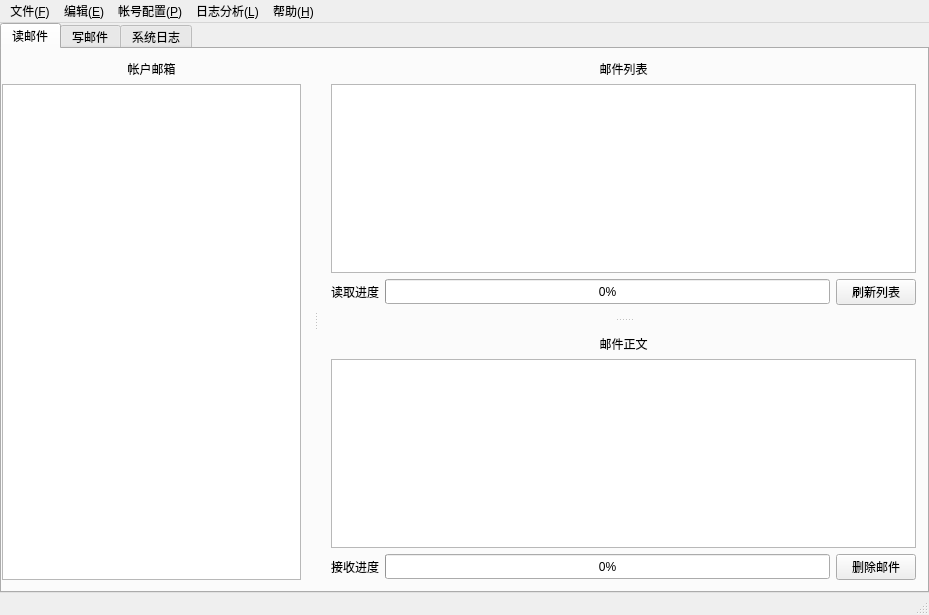
<?xml version="1.0" encoding="UTF-8"?>
<ui version="4.0">
 <class>ClientWindow</class>
 <widget class="QMainWindow" name="ClientWindow">
  <property name="geometry">
   <rect>
    <x>0</x>
    <y>0</y>
    <width>929</width>
    <height>615</height>
   </rect>
  </property>
  <property name="sizePolicy">
   <sizepolicy hsizetype="Expanding" vsizetype="Expanding">
    <horstretch>0</horstretch>
    <verstretch>0</verstretch>
   </sizepolicy>
  </property>
  <property name="minimumSize">
   <size>
    <width>480</width>
    <height>360</height>
   </size>
  </property>
  <property name="maximumSize">
   <size>
    <width>16777215</width>
    <height>16777215</height>
   </size>
  </property>
  <property name="baseSize">
   <size>
    <width>1280</width>
    <height>720</height>
   </size>
  </property>
  <property name="windowTitle">
   <string>汪汪邮箱</string>
  </property>
  <widget class="QWidget" name="centralWidget">
   <property name="sizePolicy">
    <sizepolicy hsizetype="Expanding" vsizetype="Expanding">
     <horstretch>0</horstretch>
     <verstretch>0</verstretch>
    </sizepolicy>
   </property>
   <property name="baseSize">
    <size>
     <width>1280</width>
     <height>720</height>
    </size>
   </property>
   <layout class="QFormLayout" name="formLayout">
    <property name="horizontalSpacing">
     <number>0</number>
    </property>
    <property name="verticalSpacing">
     <number>0</number>
    </property>
    <property name="leftMargin">
     <number>0</number>
    </property>
    <property name="topMargin">
     <number>0</number>
    </property>
    <property name="rightMargin">
     <number>0</number>
    </property>
    <property name="bottomMargin">
     <number>0</number>
    </property>
    <item row="0" column="1">
     <widget class="QTabWidget" name="tabWidget">
      <property name="minimumSize">
       <size>
        <width>0</width>
        <height>0</height>
       </size>
      </property>
      <property name="maximumSize">
       <size>
        <width>16777215</width>
        <height>16777215</height>
       </size>
      </property>
      <property name="accessibleName">
       <string/>
      </property>
      <property name="layoutDirection">
       <enum>Qt::LeftToRight</enum>
      </property>
      <property name="tabPosition">
       <enum>QTabWidget::North</enum>
      </property>
      <property name="tabShape">
       <enum>QTabWidget::Rounded</enum>
      </property>
      <property name="currentIndex">
       <number>0</number>
      </property>
      <property name="iconSize">
       <size>
        <width>16</width>
        <height>16</height>
       </size>
      </property>
      <property name="elideMode">
       <enum>Qt::ElideNone</enum>
      </property>
      <property name="movable">
       <bool>false</bool>
      </property>
      <widget class="QWidget" name="tab1">
       <property name="sizePolicy">
        <sizepolicy hsizetype="Preferred" vsizetype="Preferred">
         <horstretch>0</horstretch>
         <verstretch>0</verstretch>
        </sizepolicy>
       </property>
       <property name="minimumSize">
        <size>
         <width>16</width>
         <height>16</height>
        </size>
       </property>
       <attribute name="title">
        <string>读邮件</string>
       </attribute>
       <layout class="QVBoxLayout" name="verticalLayout_6">
        <property name="spacing">
         <number>0</number>
        </property>
        <property name="sizeConstraint">
         <enum>QLayout::SetDefaultConstraint</enum>
        </property>
        <property name="leftMargin">
         <number>0</number>
        </property>
        <property name="topMargin">
         <number>0</number>
        </property>
        <property name="rightMargin">
         <number>0</number>
        </property>
        <property name="bottomMargin">
         <number>0</number>
        </property>
        <item>
         <widget class="QSplitter" name="splitter_2">
          <property name="sizePolicy">
           <sizepolicy hsizetype="Expanding" vsizetype="Expanding">
            <horstretch>0</horstretch>
            <verstretch>0</verstretch>
           </sizepolicy>
          </property>
          <property name="orientation">
           <enum>Qt::Horizontal</enum>
          </property>
          <property name="opaqueResize">
           <bool>true</bool>
          </property>
          <property name="handleWidth">
           <number>8</number>
          </property>
          <widget class="QWidget" name="layoutWidget">
           <layout class="QVBoxLayout" name="verticalLayout_5">
            <property name="leftMargin">
             <number>0</number>
            </property>
            <item>
             <widget class="QLabel" name="label_3">
              <property name="text">
               <string>帐户邮箱</string>
              </property>
              <property name="alignment">
               <set>Qt::AlignCenter</set>
              </property>
             </widget>
            </item>
            <item>
             <widget class="QTreeView" name="MailBoxView">
              <property name="minimumSize">
               <size>
                <width>100</width>
                <height>0</height>
               </size>
              </property>
              <property name="maximumSize">
               <size>
                <width>16777215</width>
                <height>16777215</height>
               </size>
              </property>
              <property name="baseSize">
               <size>
                <width>0</width>
                <height>0</height>
               </size>
              </property>
              <property name="editTriggers">
               <set>QAbstractItemView::NoEditTriggers</set>
              </property>
             </widget>
            </item>
           </layout>
          </widget>
          <widget class="QSplitter" name="splitter">
           <property name="orientation">
            <enum>Qt::Vertical</enum>
           </property>
           <property name="handleWidth">
            <number>8</number>
           </property>
           <widget class="QWidget" name="layoutWidget">
            <layout class="QVBoxLayout" name="verticalLayout_3">
             <item>
              <layout class="QVBoxLayout" name="verticalLayout">
               <item>
                <widget class="QLabel" name="label_2">
                 <property name="text">
                  <string>邮件列表</string>
                 </property>
                 <property name="alignment">
                  <set>Qt::AlignCenter</set>
                 </property>
                </widget>
               </item>
               <item>
                <widget class="QTableView" name="MailTable">
                 <property name="minimumSize">
                  <size>
                   <width>500</width>
                   <height>150</height>
                  </size>
                 </property>
                 <property name="baseSize">
                  <size>
                   <width>0</width>
                   <height>0</height>
                  </size>
                 </property>
                 <property name="editTriggers">
                  <set>QAbstractItemView::NoEditTriggers</set>
                 </property>
                </widget>
               </item>
              </layout>
             </item>
             <item>
              <layout class="QHBoxLayout" name="horizontalLayout_2">
               <item>
                <layout class="QHBoxLayout" name="horizontalLayout">
                 <item>
                  <widget class="QLabel" name="recvprogresslabel">
                   <property name="text">
                    <string>读取进度</string>
                   </property>
                  </widget>
                 </item>
                 <item>
                  <widget class="QProgressBar" name="progressBar_read">
                   <property name="maximumSize">
                    <size>
                     <width>16777215</width>
                     <height>25</height>
                    </size>
                   </property>
                   <property name="value">
                    <number>0</number>
                   </property>
                  </widget>
                 </item>
                </layout>
               </item>
               <item>
                <widget class="QPushButton" name="pushButton">
                 <property name="text">
                  <string>刷新列表</string>
                 </property>
                </widget>
               </item>
              </layout>
             </item>
            </layout>
           </widget>
           <widget class="QWidget" name="layoutWidget">
            <layout class="QVBoxLayout" name="verticalLayout_4">
             <item>
              <layout class="QVBoxLayout" name="verticalLayout_2">
               <item>
                <widget class="QLabel" name="label">
                 <property name="text">
                  <string>邮件正文</string>
                 </property>
                 <property name="alignment">
                  <set>Qt::AlignCenter</set>
                 </property>
                </widget>
               </item>
               <item>
                <widget class="QTextBrowser" name="MailText">
                 <property name="minimumSize">
                  <size>
                   <width>500</width>
                   <height>100</height>
                  </size>
                 </property>
                </widget>
               </item>
              </layout>
             </item>
             <item>
              <layout class="QHBoxLayout" name="horizontalLayout_3">
               <item>
                <layout class="QHBoxLayout" name="horizontalLayout_4">
                 <item>
                  <widget class="QLabel" name="recvprogresslabel_2">
                   <property name="text">
                    <string>接收进度</string>
                   </property>
                  </widget>
                 </item>
                 <item>
                  <widget class="QProgressBar" name="progressBar_read_2">
                   <property name="maximumSize">
                    <size>
                     <width>16777215</width>
                     <height>25</height>
                    </size>
                   </property>
                   <property name="value">
                    <number>0</number>
                   </property>
                  </widget>
                 </item>
                </layout>
               </item>
               <item>
                <widget class="QPushButton" name="pushButton_2">
                 <property name="text">
                  <string>删除邮件</string>
                 </property>
                </widget>
               </item>
              </layout>
             </item>
            </layout>
           </widget>
          </widget>
         </widget>
        </item>
       </layout>
      </widget>
      <widget class="QWidget" name="tab2">
       <attribute name="title">
        <string>写邮件</string>
       </attribute>
       <layout class="QFormLayout" name="formLayout_4">
        <item row="0" column="0">
         <widget class="QLabel" name="To_label">
          <property name="text">
           <string>收信人：</string>
          </property>
         </widget>
        </item>
        <item row="0" column="1">
         <widget class="QLineEdit" name="To_edit">
          <property name="text">
           <string/>
          </property>
         </widget>
        </item>
        <item row="2" column="1">
         <widget class="QPushButton" name="addcopy_blind">
          <property name="text">
           <string>添加密送</string>
          </property>
         </widget>
        </item>
        <item row="3" column="0">
         <widget class="QLabel" name="Subject_label">
          <property name="text">
           <string>主题：</string>
          </property>
         </widget>
        </item>
        <item row="3" column="1">
         <widget class="QLineEdit" name="Subject_edit">
          <property name="text">
           <string/>
          </property>
         </widget>
        </item>
        <item row="4" column="1">
         <widget class="QPushButton" name="addfile">
          <property name="text">
           <string>添加附件</string>
          </property>
         </widget>
        </item>
        <item row="6" column="0">
         <widget class="QLabel" name="To_label_2">
          <property name="text">
           <string>送信人：</string>
          </property>
         </widget>
        </item>
        <item row="6" column="1">
         <widget class="QLineEdit" name="From_edit">
          <property name="text">
           <string/>
          </property>
         </widget>
        </item>
        <item row="7" column="1">
         <widget class="QPushButton" name="addfile_4">
          <property name="text">
           <string>编辑帐号</string>
          </property>
         </widget>
        </item>
        <item row="9" column="0">
         <widget class="QLabel" name="Text_label">
          <property name="text">
           <string>正文：</string>
          </property>
         </widget>
        </item>
        <item row="9" column="1">
         <widget class="QPlainTextEdit" name="Text_edit"/>
        </item>
        <item row="10" column="1">
         <widget class="QLabel" name="Text_label_2">
          <property name="text">
           <string>发送信息统计表： </string>
          </property>
         </widget>
        </item>
        <item row="12" column="1">
         <widget class="QTableView" name="tableView"/>
        </item>
        <item row="15" column="1">
         <widget class="QPushButton" name="addfile_5">
          <property name="text">
           <string>保存编辑</string>
          </property>
         </widget>
        </item>
        <item row="18" column="1">
         <widget class="QPushButton" name="addfile_3">
          <property name="text">
           <string>存为草稿</string>
          </property>
         </widget>
        </item>
        <item row="21" column="1">
         <widget class="QPushButton" name="addfile_2">
          <property name="text">
           <string>立即发送</string>
          </property>
         </widget>
        </item>
        <item row="23" column="0">
         <widget class="QLabel" name="Sentprogress_label">
          <property name="text">
           <string>发送进度：</string>
          </property>
         </widget>
        </item>
        <item row="23" column="1">
         <widget class="QProgressBar" name="progressBar_send">
          <property name="value">
           <number>0</number>
          </property>
         </widget>
        </item>
        <item row="1" column="1">
         <widget class="QPushButton" name="addcopy">
          <property name="text">
           <string>添加抄送</string>
          </property>
         </widget>
        </item>
       </layout>
      </widget>
      <widget class="QWidget" name="tab3">
       <attribute name="title">
        <string>系统日志</string>
       </attribute>
       <layout class="QFormLayout" name="formLayout_3">
        <item row="0" column="0">
         <widget class="QTextBrowser" name="Logview"/>
        </item>
       </layout>
      </widget>
     </widget>
    </item>
   </layout>
  </widget>
  <widget class="QMenuBar" name="menuBar">
   <property name="geometry">
    <rect>
     <x>0</x>
     <y>0</y>
     <width>929</width>
     <height>23</height>
    </rect>
   </property>
   <widget class="QMenu" name="menu_E">
    <property name="title">
     <string>编辑(&amp;E)</string>
    </property>
    <addaction name="action_undo"/>
    <addaction name="action_redo"/>
    <addaction name="separator"/>
    <addaction name="action_cut"/>
    <addaction name="action_copy"/>
    <addaction name="action_paste"/>
    <addaction name="separator"/>
    <addaction name="action_selectAll"/>
   </widget>
   <widget class="QMenu" name="menu_L">
    <property name="title">
     <string>日志分析(&amp;L)</string>
    </property>
    <addaction name="action_imapLog"/>
   </widget>
   <widget class="QMenu" name="menu_P">
    <property name="title">
     <string>帐号配置(&amp;P)</string>
    </property>
    <addaction name="action_relog"/>
   </widget>
   <widget class="QMenu" name="menu_F">
    <property name="title">
     <string>文件(&amp;F)</string>
    </property>
    <addaction name="action_quit"/>
   </widget>
   <widget class="QMenu" name="menu_H">
    <property name="title">
     <string>帮助(&amp;H)</string>
    </property>
    <addaction name="action_A"/>
   </widget>
   <addaction name="menu_F"/>
   <addaction name="menu_E"/>
   <addaction name="menu_P"/>
   <addaction name="menu_L"/>
   <addaction name="menu_H"/>
  </widget>
  <widget class="QStatusBar" name="statusBar"/>
  <action name="action_undo">
   <property name="text">
    <string>撤销</string>
   </property>
   <property name="shortcut">
    <string>Ctrl+Z</string>
   </property>
  </action>
  <action name="action_redo">
   <property name="text">
    <string>恢复</string>
   </property>
   <property name="shortcut">
    <string>Ctrl+Y</string>
   </property>
  </action>
  <action name="action_cut">
   <property name="text">
    <string>剪切</string>
   </property>
   <property name="shortcut">
    <string>Ctrl+X</string>
   </property>
  </action>
  <action name="action_copy">
   <property name="text">
    <string>复制</string>
   </property>
   <property name="shortcut">
    <string>Ctrl+C</string>
   </property>
  </action>
  <action name="action_paste">
   <property name="text">
    <string>粘贴</string>
   </property>
   <property name="shortcut">
    <string>Ctrl+V</string>
   </property>
  </action>
  <action name="action_selectAll">
   <property name="text">
    <string>全选</string>
   </property>
   <property name="shortcut">
    <string>Ctrl+A</string>
   </property>
  </action>
  <action name="action_imapLog">
   <property name="text">
    <string>查看日志(&amp;\)</string>
   </property>
  </action>
  <action name="action_relog">
   <property name="text">
    <string>重新登录</string>
   </property>
  </action>
  <action name="action_quit">
   <property name="text">
    <string>退出(&amp;Q)</string>
   </property>
  </action>
  <action name="action_A">
   <property name="text">
    <string>关于(&amp;A)</string>
   </property>
  </action>
 </widget>
 <layoutdefault spacing="6" margin="11"/>
 <resources/>
 <connections>
  <connection>
   <sender>action_quit</sender>
   <signal>triggered()</signal>
   <receiver>ClientWindow</receiver>
   <slot>close()</slot>
   <hints>
    <hint type="sourcelabel">
     <x>-1</x>
     <y>-1</y>
    </hint>
    <hint type="destinationlabel">
     <x>639</x>
     <y>359</y>
    </hint>
   </hints>
  </connection>
 </connections>
</ui>
